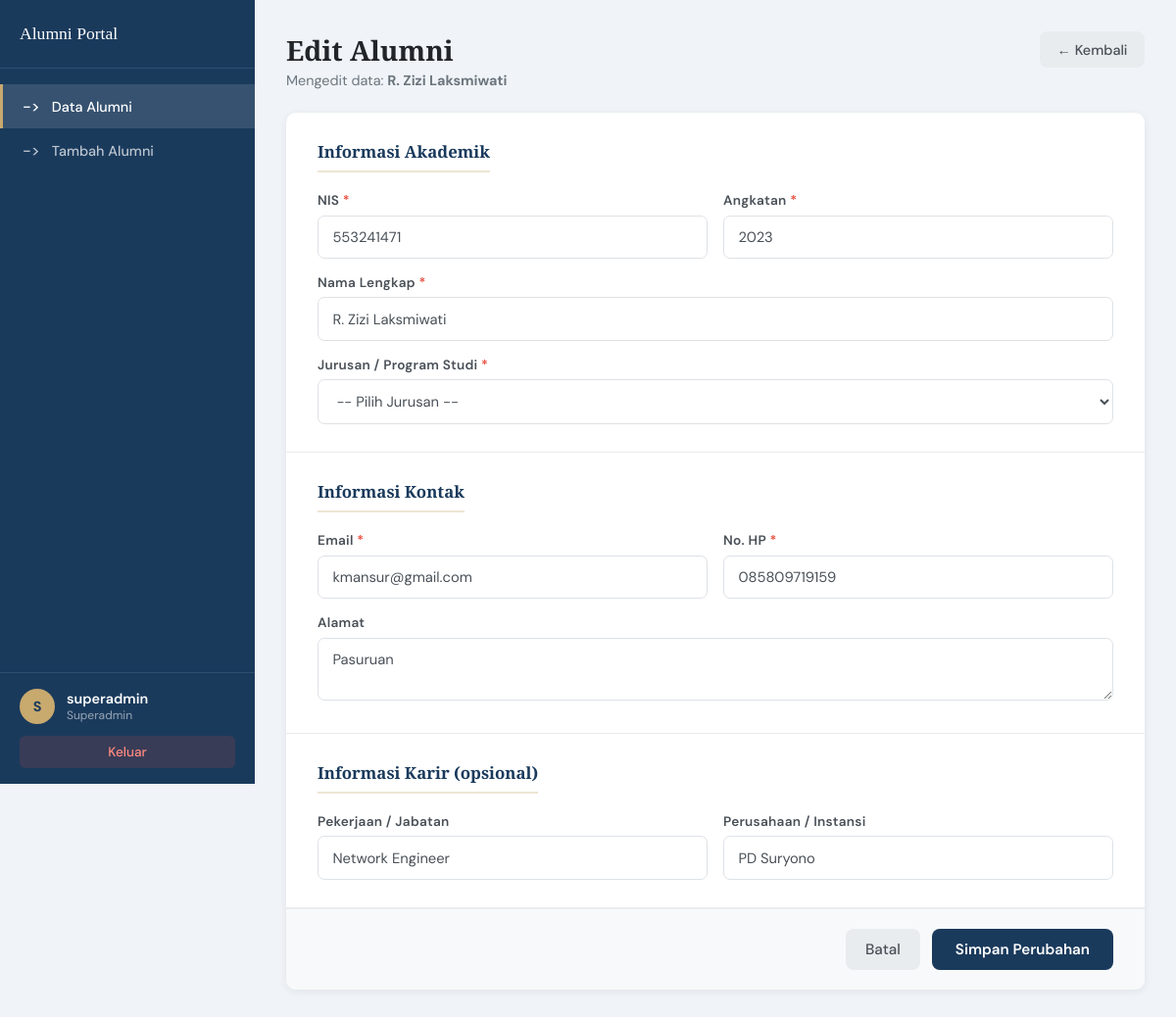
/edit.php?id=305 (signed in), run on the app's committed database.
### tables this page shows
CREATE TABLE `alumni` (
  `id_alumni`   INT(11)      NOT NULL AUTO_INCREMENT,
  `nim`         VARCHAR(20)  NOT NULL,
  `nama`        VARCHAR(100) NOT NULL,
  `angkatan`    YEAR         NOT NULL,
  `jurusan`     VARCHAR(100) NOT NULL,
  `email`       VARCHAR(100) NOT NULL,
  `no_hp`       VARCHAR(20)  NOT NULL,
  `pekerjaan`   VARCHAR(100) DEFAULT NULL,
  `perusahaan`  VARCHAR(150) DEFAULT NULL,
  `alamat`      TEXT         DEFAULT NULL,
  `created_at`  TIMESTAMP    NOT NULL DEFAULT CURRENT_TIMESTAMP,
  PRIMARY KEY (`id_alumni`)
);

### edit.php (the view, shortened to what this page needs)
<?php
require 'koneksi.php';
$id = (int)($_GET['id'] ?? 0);
$stmt = $pdo->prepare("SELECT * FROM alumni WHERE id_alumni = ?");
$stmt->execute([$id]);
$alumni = $stmt->fetch();
$data   = $alumni;
?>
<!DOCTYPE html>
<html lang="id">
<head>
    <link rel="stylesheet" href="style/edit.css">
</head>
<body>
<aside class="sidebar">
    <div class="sidebar-brand">
        <span class="brand-name">Alumni Portal</span>
    </div>
    <nav class="sidebar-nav">
        <a href="dashboard_admin.php" class="nav-item active">
            <span class="nav-icon">-></span> Data Alumni
        </a>
        <a href="tambah.php" class="nav-item">
            <span class="nav-icon">-></span> Tambah Alumni
        </a>
    </nav>
    <div class="sidebar-footer">
        <div class="user-info">
            <div class="user-avatar"><?= strtoupper($_SESSION['username'][0]) ?></div>
            <div>
                <div class="user-name"><?= htmlspecialchars($_SESSION['username']) ?></div>
                <div class="user-role"><?= ucfirst($_SESSION['role']) ?></div>
            </div>
        </div>
        <a href="logout.php" class="btn-logout">Keluar</a>
    </div>
</aside>
<main class="main-content">
    <div class="page-header">
        <div>
            <h1 class="page-title">Edit Alumni</h1>
            <p class="page-subtitle">Mengedit data: <strong><?= htmlspecialchars($alumni['nama']) ?></strong></p>
        </div>
        <a href="dashboard_admin.php" class="btn-back">← Kembali</a>
    </div>
    <div class="form-card">
        <form method="POST">
            <div class="form-section">
                <h2 class="section-title">Informasi Akademik</h2>
                <div class="form-grid">
                    <div class="form-group">
                        <label for="nim">NIS <span class="required">*</span></label>
                        <input type="text" id="nim" name="nim"
                               value="<?= htmlspecialchars($data['nim']) ?>" required>
                    </div>
                    <div class="form-group">
                        <label for="angkatan">Angkatan <span class="required">*</span></label>
                        <input type="number" id="angkatan" name="angkatan"
                               value="<?= htmlspecialchars($data['angkatan']) ?>"
                               min="1990" max="<?= date('Y') ?>" required>
                    </div>
                    <div class="form-group form-group-full">
                        <label for="nama">Nama Lengkap <span class="required">*</span></label>
                        <input type="text" id="nama" name="nama"
                               value="<?= htmlspecialchars($data['nama']) ?>" required>
                    </div>
                    <div class="form-group form-group-full">
                        <label for="jurusan">Jurusan / Program Studi <span class="required">*</span></label>
                        <select id="jurusan" name="jurusan" required>
                            <option value="">-- Pilih Jurusan --</option>
                        </select>
                    </div>
                </div>
            </div>
            <div class="form-section">
                <h2 class="section-title">Informasi Kontak</h2>
                <div class="form-grid">
                    <div class="form-group">
                        <label for="email">Email <span class="required">*</span></label>
                        <input type="email" id="email" name="email"
                               value="<?= htmlspecialchars($data['email']) ?>" required>
                    </div>
                    <div class="form-group">
                        <label for="no_hp">No. HP <span class="required">*</span></label>
                        <input type="text" id="no_hp" name="no_hp"
                               value="<?= htmlspecialchars($data['no_hp']) ?>" required>
                    </div>
                    <div class="form-group form-group-full">
                        <label for="alamat">Alamat</label>
                        <textarea id="alamat" name="alamat" rows="2"><?= htmlspecialchars($data['alamat'] ?? '') ?></textarea>
                    </div>
                </div>
            </div>
            <div class="form-section">
                <h2 class="section-title">Informasi Karir (opsional)</h2>
                <div class="form-grid">
                    <div class="form-group">
                        <label for="pekerjaan">Pekerjaan / Jabatan</label>
                        <input type="text" id="pekerjaan" name="pekerjaan"
                               value="<?= htmlspecialchars($data['pekerjaan'] ?? '') ?>">
                    </div>
                    <div class="form-group">
                        <label for="perusahaan">Perusahaan / Instansi</label>
                        <input type="text" id="perusahaan" name="perusahaan"
                               value="<?= htmlspecialchars($data['perusahaan'] ?? '') ?>">
                    </div>
                </div>
            </div>
            <div class="form-actions">
                <a href="dashboard_admin.php" class="btn-secondary">Batal</a>
                <button type="submit" class="btn-primary">Simpan Perubahan</button>
            </div>
        </form>
    </div>
</main>
</body>
</html>

### data on the page
alumni: nama "R. Zizi Laksmiwati", nim "553241471", angkatan "2023", email "kmansur@gmail.com", no_hp "085809719159", alamat "Pasuruan", pekerjaan "Network Engineer", perusahaan "PD Suryono"

### other printed values
$_SESSION['username'][0] "S"
$_SESSION['username'] "superadmin"
$_SESSION['role'] "Superadmin"
